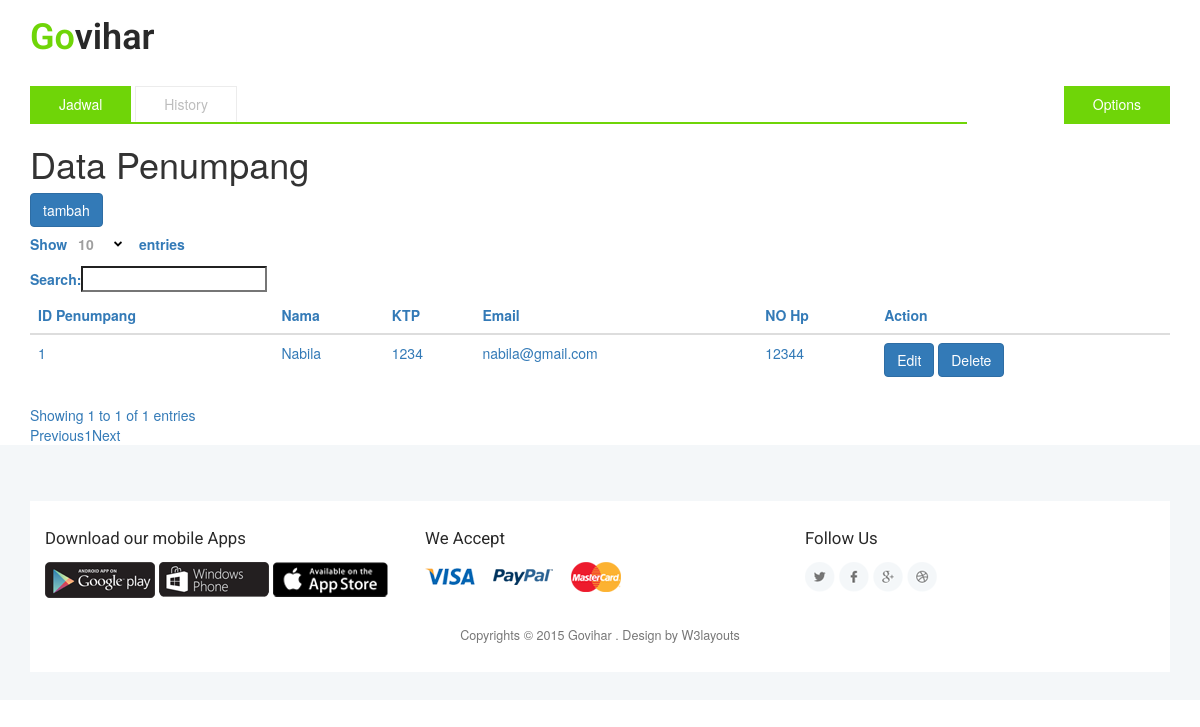
The page /index.php/penumpang/read on the database as committed earlier.
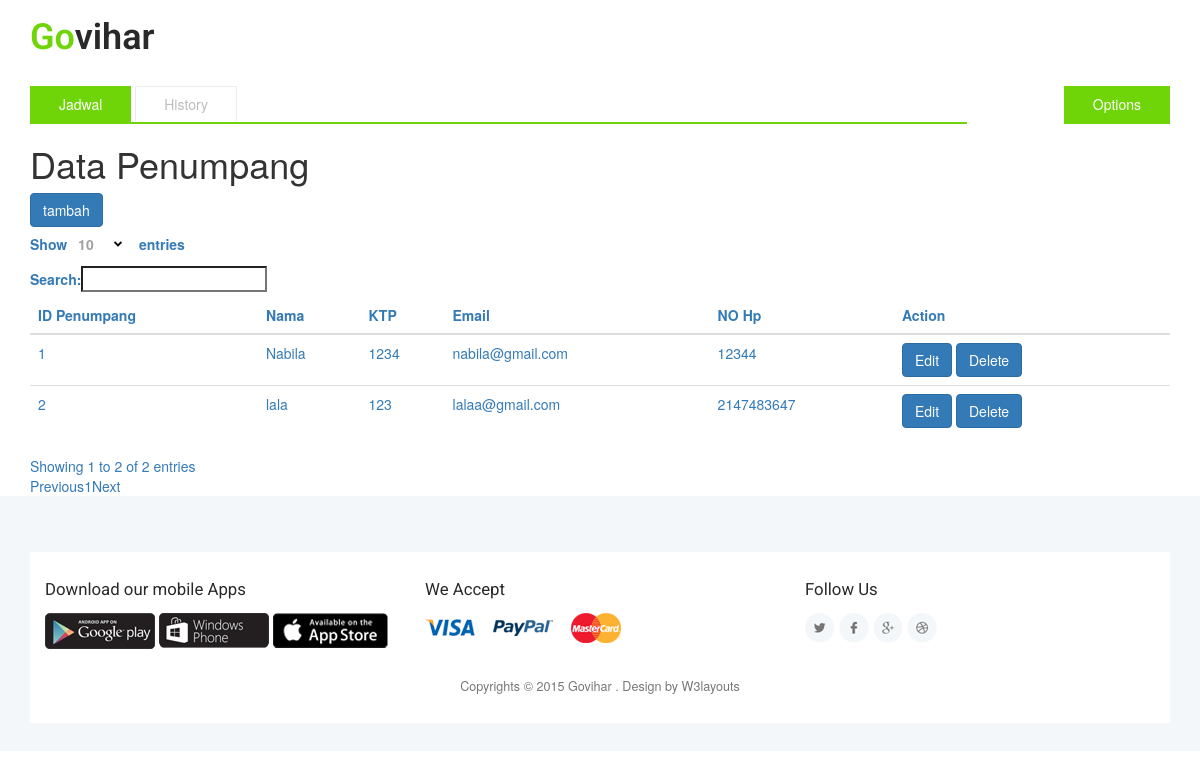
The same page on the database as committed later.
### tables this page shows
CREATE TABLE IF NOT EXISTS `penumpang` (
  `IdPenumpang` int(10) NOT NULL,
  `Nama` varchar(150) DEFAULT NULL,
  `KTP` int(20) DEFAULT NULL,
  `Email` varchar(150) DEFAULT NULL,
  `NoHp` int(13) DEFAULT NULL,
  `fk_level_id` int(11) NOT NULL,
  `username` varchar(200) NOT NULL,
  `password` varchar(200) NOT NULL
);

### application/controllers/Penumpang.php (called while the page is built, shortened)
<?php
class Penumpang extends CI_Controller {
	function __construct()
	{
		$this->load->model('PenumpangModel');
	}
	public function read(){
		$this->load->model('PenumpangModel');
		$data['result']=$this->PenumpangModel->GetAll();
		$this->load->view('Templates/Header');
		$this->load->view('Penumpang/read',$data);
		$this->load->view('Templates/Footer');
	}
}

### index.php (called while the page is built, shortened)
<?php
require_once BASEPATH.'core/CodeIgniter.php';

### application/models/PenumpangModel.php (called while the page is built, shortened)
<?php
class PenumpangModel extends CI_Model {
	public function GetAll(){
		$this->db->select('*');
		$this->db->from('penumpang');
		$data=$this->db->get();
		return $data->result_array();
	}
}

### application/views/Penumpang/read.php (the view, shortened to what this page needs)
<!DOCTYPE html>
<html>
    <head>
    <link rel="stylesheet" href="http://maxcdn.bootstrapcdn.com/bootstrap/3.3.5/css/bootstrap.min.css">
    <link rel="stylesheet" type="text/css" href="https://cdn.datatables.net/1.10.16/css/dataTables.bootstrap.min.css">
    </head>
    <body>
        <div class="container">
        <h1>Data Penumpang</h1>
        <a href="<?php echo base_url()."Penumpang/add/"; ?>">
		                	<button class="btn btn-primary">
		                	tambah</button>
        <table id="example" class="table table-hover">
            <thead>
				<tr>
					<th>ID Penumpang</th>
					<th>Nama</th>
	                <th>KTP</th>
	                <th>Email</th>
	                <th>NO Hp</th>
	                 <th>Action</th>
				</tr>
				</thead>
				<tbody>
					<?php foreach ($result as $data) { ?>
		            <tr>
		                <td><?php echo $data['IdPenumpang']; ?></td>
		                <td><?php echo $data['Nama']; ?></td>
		                <td><?php echo $data['KTP']; ?></td>
		                <td><?php echo $data['Email']; ?></td>
		                <td><?php echo $data['NoHp']; ?></td>
		                <td>
		                	<a href="<?php echo base_url()."Penumpang/edit/".$data['IdPenumpang']; ?>">
		                	<button class="btn btn-primary">
		                	Edit</button>
		                	</a>
		                	<a href="<?php echo base_url()."Penumpang/do_delete/".$data['IdPenumpang']; ?>">
		                	<button class="btn btn-primary">Delete
		                	</button>
		                	</a>
		                </td>
		            </tr>
		            <?php } ?>
				</tbody>
        </table>
    </div>
 </body>
</html>

Rows that differ between the two databases and show on the page:
added penumpang: IdPenumpang "2", Nama "lala", KTP "123", Email "lalaa@gmail.com", NoHp "2147483647"
Other text that changed with them:
text written by a page script: "Show entries Search: Showing 1 to 1 of 1 entries Previous 1 Next" → "Show entries Search: Showing 1 to 2 of 2 entries Previous 1 Next"
